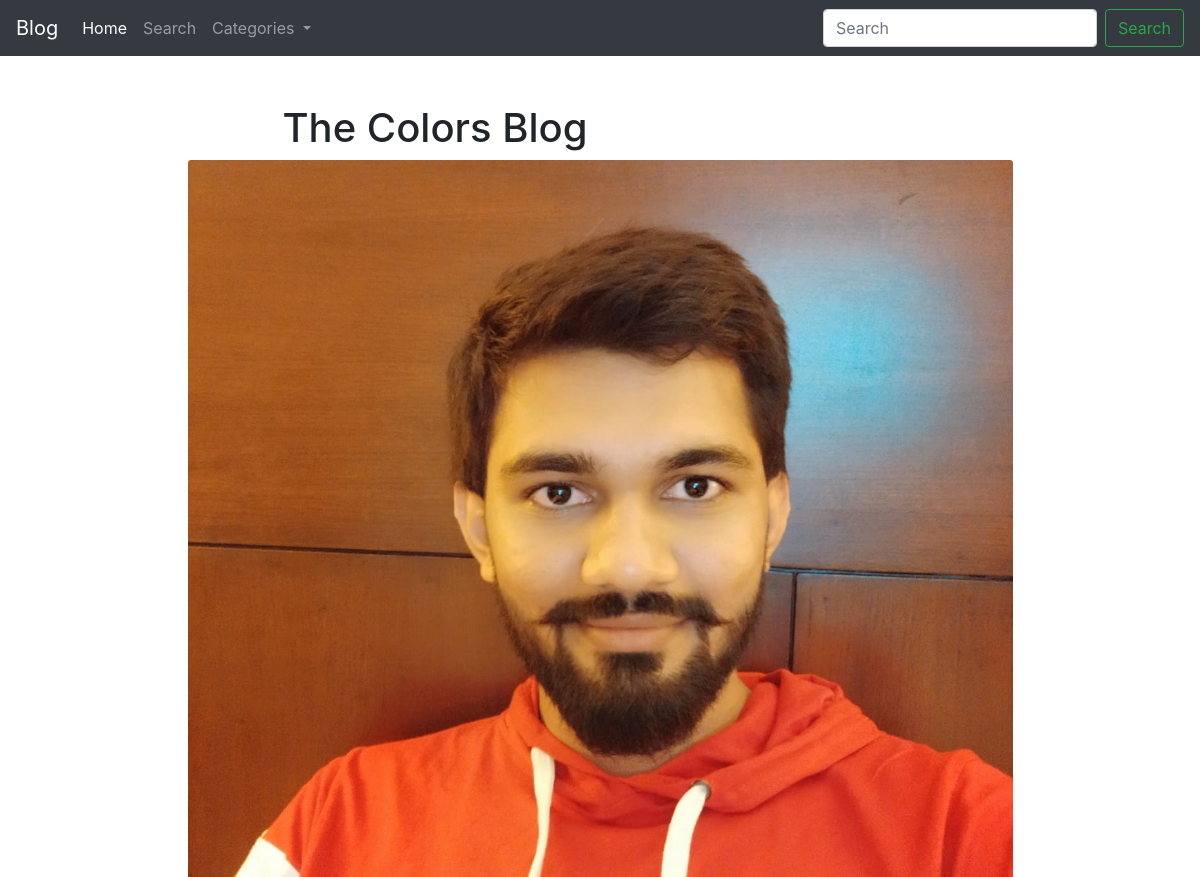
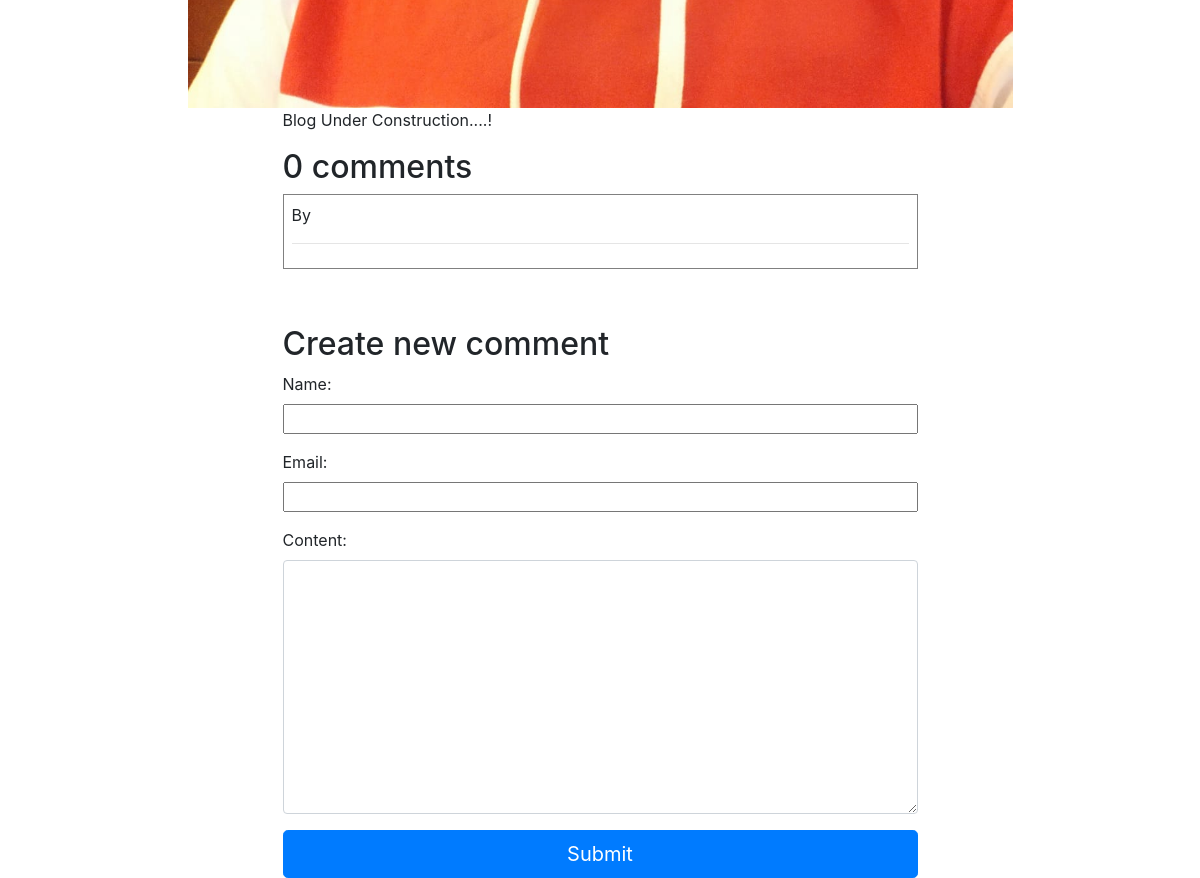
Page /the-colors-blog/ on the committed database (2 pictures, top to bottom).
### blog/models.py (models this page shows, shortened)
class Post (models.Model):
    class Newmanager(models.Manager):
        def get_queryset(self):
            return super().get_queryset().filter(status='published')
    options = (
        ('draft','Draft'),
        ('published','Published'),
    )
    title = models.CharField(max_length=250)
    category = models.ForeignKey(Category, on_delete=models.PROTECT, default=1)
    excerpt = models.TextField(max_length=250,default='Short few words about the post')
    slug = models.SlugField(max_length=250, unique_for_date='publish')
    publish = models.DateTimeField(default=timezone.now)
    author = models.ForeignKey (User, on_delete=models.CASCADE, related_name='blog_posts')
    image = models.ImageField(upload_to=user_directory_path, default='post/default.jpg')
    content = models.TextField()
    status = models.CharField(max_length=10, choices=options, default='draft')
    objects = models.Manager()
    newmanager = Newmanager()
    class Meta:
        ordering = ('publish',)

### blog/views.py (the view)
# urls.py: path('<slug:post>/', views.post_single, name='post_single'),
def post_single(request, post):
    post = get_object_or_404(Post, slug=post, status='published')
    allcomments = post.comments.filter(status=True)
    paginator = Paginator(allcomments, 2)  # Show 2 contacts per page.
    page = request.GET.get('page', 1)
    page_obj = paginator.get_page(page)
    try:
        comments = paginator.page(page)
    except PageNotAnInteger:
        comments = paginator.page(1)
    except EmptyPage:
        comments = paginator.page(paginator.num_pages)
    user_comment = None
    if request.method == 'POST':
        comment_form = NewCommentForm(request.POST)
        if comment_form.is_valid():
            user_comment = comment_form.save(commit=False)
            user_comment.post = post
            user_comment.save()
            return HttpResponseRedirect('/' + post.slug)
    else:
        comment_form = NewCommentForm()
    return render(
        request,
        'single.html',
        {
            'post': post,
            'comments': user_comment,
            'comments': comments,
            'comment_form': comment_form,
            'allcomments': allcomments,
            'page_obj': page_obj,
        },
    )

### blog/forms.py
class NewCommentForm(ModelForm):
    parent = TreeNodeChoiceField(queryset=Comment.objects.all())
    def __init__(self, *args, **kwargs):
        super().__init__(*args, **kwargs)
        self.fields['parent'].required = False
        self.fields['parent'].label = ''
        self.fields['parent'].widget.attrs.update({'class': 'd-none'})
    class Meta:
        model = Comment
        fields = ('name', 'parent', 'email', 'content')
        widgets = {
            "name": forms.TextInput(attrs={"class": "col-sm-12"}),
            "email": forms.TextInput(attrs={"class": "col-sm-12"}),
            "content": forms.Textarea(attrs={"class": "form-control"}),
        }

### blog/views.py (called while the page is built)
def category_list(request):
    category_list = Category.objects.exclude(name='default')
    context = {
        "category_list": category_list,
    }
    return context

### blog/templates/single.html (shortened to what this page needs)
{% extends "base.html" %}
{% block content %}
<div class="container">
  <div class="row justify-content-md-center pt-5">
    <div class="col-md-7">
      <h1>{{post.title}}</h1>
    </div>
    <div class="col-md-9"><img class="card-img-top" src="{{post.image.url}}" alt="{{ post.title }}"></div>
    <div class="col-md-7">
      <p>{{post.content|safe}}</p>
    </div>
    <div class="col-md-7">
      {% with allcomments.count as total_comments %}
      <h2>
        {{ total_comments }} comment{{ total_comments|pluralize }}
      </h2>
      {% endwith %}
      {% load mptt_tags %}
      <div>
        {% recursetree comments %}
        <div id="{{ node.id }}" class="my-2 p-2" style="border: 1px solid grey">
          <div class="d-flex justify-content-between">By {{ node.name }}<div></div>{{ node.publish }}</div>
          <hr />
        </div>
        {% endrecursetree %}
      </div>
      <div class="py-4">
      </div>
      <div id="myDIV" style="display:block;">
        <form id="myForm" method="post">
          <h2>Create new comment</h2>
          {{ comment_form.as_p }}
          <button type="submit" class="btn btn-primary btn-lg btn-block">Submit</button>
        </form>
      </div>
    </div>
  </div>
</div>
{% endblock %}

### rows in the picture
Post: title "The Colors Blog", image (picture), content "Blog Under Construction....!"

### other values in the picture
{{ total_comments }} "0"
